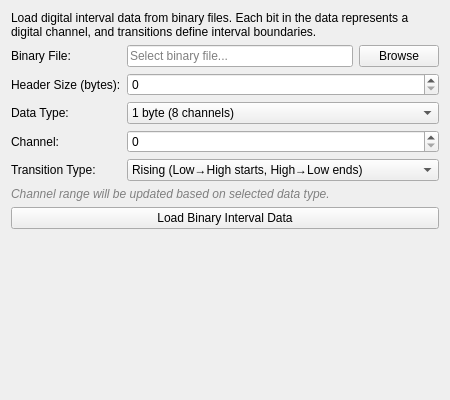
<?xml version="1.0" encoding="UTF-8"?>
<ui version="4.0">
 <class>BinaryDigitalIntervalLoader_Widget</class>
 <widget class="QWidget" name="BinaryDigitalIntervalLoader_Widget">
  <property name="geometry">
   <rect>
    <x>0</x>
    <y>0</y>
    <width>450</width>
    <height>400</height>
   </rect>
  </property>
  <property name="windowTitle">
   <string>Binary Digital Interval Loader</string>
  </property>
  <layout class="QVBoxLayout" name="verticalLayout">
   <item>
    <widget class="QLabel" name="label_description">
     <property name="text">
      <string>Load digital interval data from binary files. Each bit in the data represents a digital channel, and transitions define interval boundaries.</string>
     </property>
     <property name="wordWrap">
      <bool>true</bool>
     </property>
    </widget>
   </item>
   <item>
    <layout class="QGridLayout" name="gridLayout">
     <item row="0" column="0">
      <widget class="QLabel" name="label_file_path">
       <property name="text">
        <string>Binary File:</string>
       </property>
      </widget>
     </item>
     <item row="0" column="1">
      <widget class="QLineEdit" name="file_path_edit">
       <property name="placeholderText">
        <string>Select binary file...</string>
       </property>
      </widget>
     </item>
     <item row="0" column="2">
      <widget class="QPushButton" name="browse_button">
       <property name="text">
        <string>Browse</string>
       </property>
      </widget>
     </item>
     <item row="1" column="0">
      <widget class="QLabel" name="label_header_size">
       <property name="text">
        <string>Header Size (bytes):</string>
       </property>
      </widget>
     </item>
     <item row="1" column="1" colspan="2">
      <widget class="QSpinBox" name="header_size_spinbox">
       <property name="toolTip">
        <string>Number of bytes to skip at the beginning of the file.</string>
       </property>
       <property name="minimum">
        <number>0</number>
       </property>
       <property name="maximum">
        <number>1000000</number>
       </property>
       <property name="value">
        <number>0</number>
       </property>
      </widget>
     </item>
     <item row="2" column="0">
      <widget class="QLabel" name="label_data_type">
       <property name="text">
        <string>Data Type:</string>
       </property>
      </widget>
     </item>
     <item row="2" column="1" colspan="2">
      <widget class="QComboBox" name="data_type_combo">
       <property name="toolTip">
        <string>Size of each data sample in bytes. Determines the number of available channels.</string>
       </property>
       <item>
        <property name="text">
         <string>1 byte (8 channels)</string>
        </property>
       </item>
       <item>
        <property name="text">
         <string>2 bytes (16 channels)</string>
        </property>
       </item>
       <item>
        <property name="text">
         <string>4 bytes (32 channels)</string>
        </property>
       </item>
       <item>
        <property name="text">
         <string>8 bytes (64 channels)</string>
        </property>
       </item>
      </widget>
     </item>
     <item row="3" column="0">
      <widget class="QLabel" name="label_channel">
       <property name="text">
        <string>Channel:</string>
       </property>
      </widget>
     </item>
     <item row="3" column="1" colspan="2">
      <widget class="QSpinBox" name="channel_spinbox">
       <property name="toolTip">
        <string>The channel (bit position) to extract intervals from (0-based).</string>
       </property>
       <property name="minimum">
        <number>0</number>
       </property>
       <property name="maximum">
        <number>63</number>
       </property>
       <property name="value">
        <number>0</number>
       </property>
      </widget>
     </item>
     <item row="4" column="0">
      <widget class="QLabel" name="label_transition_type">
       <property name="text">
        <string>Transition Type:</string>
       </property>
      </widget>
     </item>
     <item row="4" column="1" colspan="2">
      <widget class="QComboBox" name="transition_type_combo">
       <property name="toolTip">
        <string>Type of transition that defines interval boundaries.</string>
       </property>
       <item>
        <property name="text">
         <string>Rising (Low→High starts, High→Low ends)</string>
        </property>
       </item>
       <item>
        <property name="text">
         <string>Falling (High→Low starts, Low→High ends)</string>
        </property>
       </item>
      </widget>
     </item>
    </layout>
   </item>
   <item>
    <widget class="QLabel" name="label_info">
     <property name="text">
      <string>Channel range will be updated based on selected data type.</string>
     </property>
     <property name="styleSheet">
      <string>color: gray; font-style: italic;</string>
     </property>
     <property name="wordWrap">
      <bool>true</bool>
     </property>
    </widget>
   </item>
   <item>
    <widget class="QPushButton" name="load_button">
     <property name="text">
      <string>Load Binary Interval Data</string>
     </property>
    </widget>
   </item>
   <item>
    <spacer name="verticalSpacer">
     <property name="orientation">
      <enum>Qt::Orientation::Vertical</enum>
     </property>
     <property name="sizeHint" stdset="0">
      <size>
       <width>20</width>
       <height>40</height>
      </size>
     </property>
    </spacer>
   </item>
  </layout>
 </widget>
 <resources/>
 <connections/>
</ui> 
